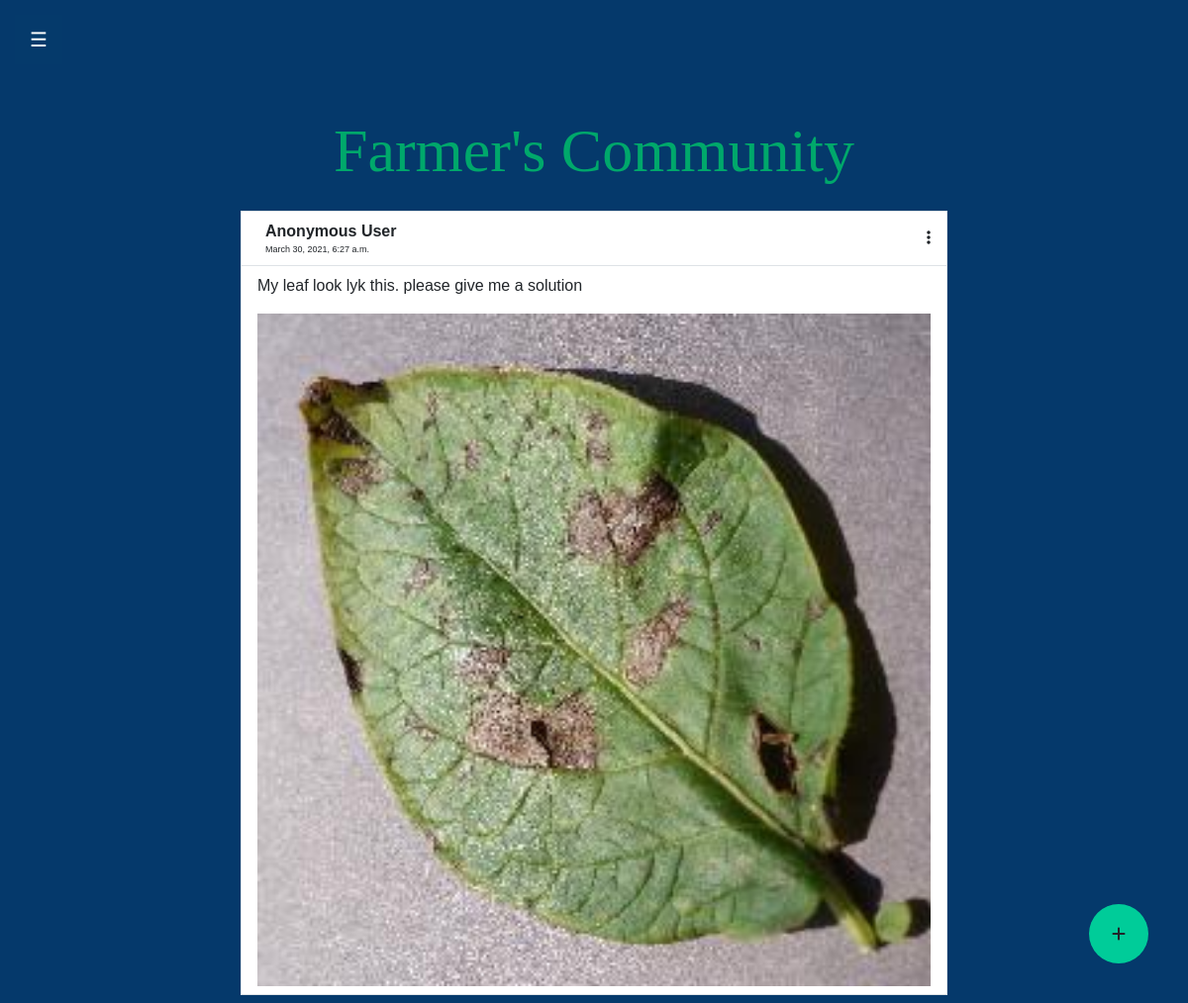
/feed/ (signed in), run on the app's committed database.
### community/models.py (models this page shows)
class Document(models.Model):
    description = models.CharField(max_length=255, blank=False,)
    document = models.FileField(upload_to='documents/')
    uploaded_at = models.DateTimeField(auto_now_add=True)

### community/views.py (the view)
# urls.py: path("feed/", include("community.urls")),
@login_required
def feed(request):
    form = DocumentForm()
    documents = Document.objects.all()
    if request.method == "POST":
        form = DocumentForm(request.POST, request.FILES)
        if form.is_valid():
            form.save()
            return render(request, "feed.html", {"documents": documents, "form": form})
    else:
        return render(request, "feed.html", {"form": form, "documents": documents})

### community/templates/feed.html (shortened to what this page needs)
{% extends 'index.html' %}
{% block content %}
{% load static %}
<link rel="stylesheet" href="https://maxcdn.bootstrapcdn.com/bootstrap/4.0.0/css/bootstrap.min.css"
>
<link rel="stylesheet" href="{% static 'css/community.css' %}">
<link rel="stylesheet" href="{% static 'css/main.css' %}">
<h1>Farmer's Community</h1>
<div class="container ">
    <div class="d-flex justify-content-center row">
        <div class="col-md-8">
            <div class="feed p-2">
                {% for obj in documents %}
                <div class="bg-white border mt-2">
                    <div>
                        <div class="d-flex flex-row justify-content-between align-items-center p-2 border-bottom">
                            <div class="d-flex flex-row align-items-center feed-text px-2">
                                <div class="d-flex flex-column flex-wrap ml-2"><span
                                        class="font-weight-bold">Anonymous User</span><span class="text-black-50 time">{{obj.uploaded_at}}</span></div>
                            </div>
                            <div class="feed-icon px-2"><i class="fa fa-ellipsis-v text-black-50"></i></div>
                        </div>
                    </div>
                    <div class="p-2 px-3"><span>{{obj.description}}</span></div>
                    <div class="feed-image p-2 px-3"><img class="img-fluid img-responsive" src="{{ obj.document.url }}">
                    </div>
                </div>
                {% endfor %}
            </div>
        </div>
    </div>
</div>
<a onclick=newpost() class="new-post" style="cursor: pointer;">
    <i class="fa fa-plus add-post"></i>
</a>
{% endblock %}

### static/css/main.css (style rules this page uses)
* { font-family: 'Poppins', sans-serif; margin: 0; padding: 0; box-sizing: border-box; }
body { font-family: "Exo", sans-serif; background-color: #05396b; height: 100%; }
h1 { text-align: center; padding-top: 50px; font-size: 62px; font-family: "Pacifico"; color: #00a86b; }

### static/css/community.css (style rules this page uses)
.time { font-size: 9px !important }
.feed-image img { width: 100%; height: auto }
.new-post { position: fixed; width: 60px; height: 60px; bottom: 40px; right: 40px; background-color: #0C9; color: #FFF; border-radius: 50px; text-align: center; }
.add-post { margin-top: 22px; }

### data on the page
Document: uploaded_at "March 30, 2021, 6:27 a.m.", description "My leaf look lyk this. please give me a solution", document (picture)
